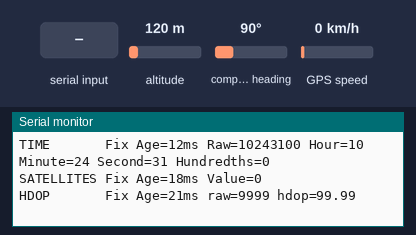
Recording of a sketch running on a simulated ESP32. On the bench: the last lines printed to the serial monitor. The inputs (shaded band) are chosen by the test bench; at power-on: altitude 120 m, compass heading 90°, GPS speed 0 km/h. The GPS gets a fix after 3 s at 37.7749, -122.4194 with 8 satellites.

Above: at 1.2 s.
1.3 s: altitude set to 20 m
At 2.8 s:
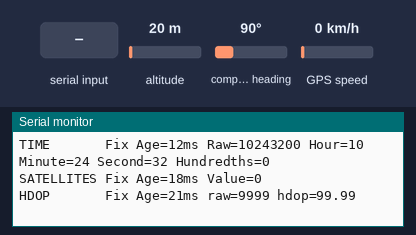
4.5 s: "1" received over the second serial link
At 5.8 s:
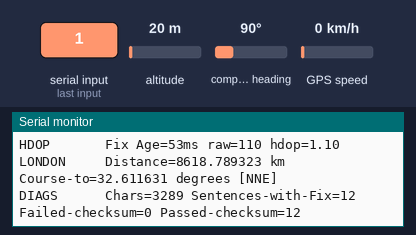
6.5 s: compass heading set to 7°
At 7.8 s:
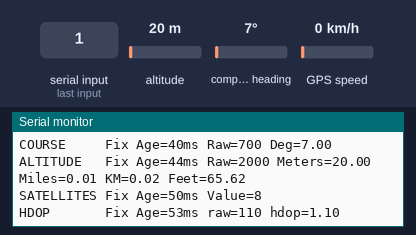
8.0 s: GPS speed set to 2 km/h
At 8.8 s:
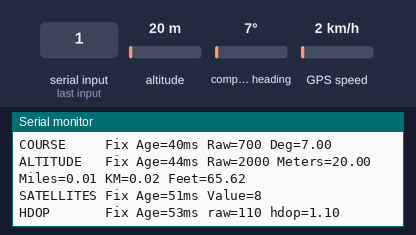
9.5 s: "0" received over the second serial link
At 10.8 s:
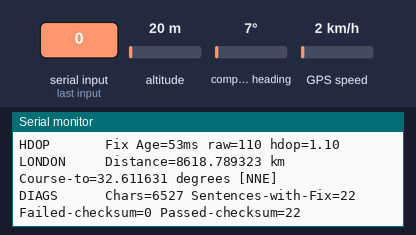
Timing chart, 0 to 12.0 s (numbered marks = the images above; inputs shaded):
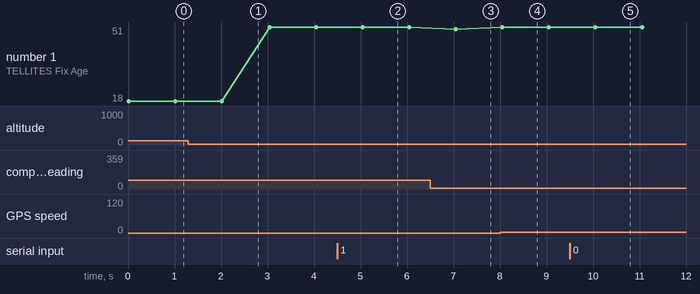

Measured:
- after the input at 4.5 s, the serial monitor: prints a new line after 0.56 s (image 2)
- after the input at 6.5 s, the serial monitor: prints a new line after 0.54 s (image 3)
- after the input at 8.0 s, the serial monitor: prints a new line at once (image 4)
- after the input at 9.5 s, the serial monitor: prints a new line after 0.57 s (image 5)
- plotted number 1: 51 → 50 after the input at 6.5 s

The sketch:

U032.ino
```cpp
// A GPS unit that integrates a AT6558 navigation chip and a MAX2659 amplification chip.
// - https://docs.m5stack.com/en/unit/gps
// - https://github.com/Tinyu-Zhao/TinyGPSPlus-ESP32

// GROVE PORT (UNIVERSAL):
// 1 GPIO1, TWI(SCL), UART(RX)
// 2 GPIO2, TWI(SDA), UART(TX)
// 3 +5V
// 4 GND

//-------------------------------------------------------------------
#include "TinyGPSPlus.h"

//-------------------------------------------------------------------
const int PIN_UART1_RX = 1;
const int PIN_UART1_TX = 2;

TinyGPSPlus gps;

unsigned long timestamp = 0;

//-------------------------------------------------------------------
void setup(void)
{
  Serial.begin(115200);

  Serial1.begin(9600, SERIAL_8N1, PIN_UART1_RX, PIN_UART1_TX);
}

//-------------------------------------------------------------------
void loop(void)
{
  while (Serial1.available() > 0) {
    gps.encode(Serial1.read());
  }

  if (gps.location.isUpdated()) {
    Serial.print("LOCATION   Fix Age=");
    Serial.print(gps.location.age());
    Serial.print("ms Raw Lat=");
    Serial.print(gps.location.rawLat().negative ? "-" : "+");
    Serial.print(gps.location.rawLat().deg);
    Serial.print("[+");
    Serial.print(gps.location.rawLat().billionths);
    Serial.print(" billionths],  Raw Long=");
    Serial.print(gps.location.rawLng().negative ? "-" : "+");
    Serial.print(gps.location.rawLng().deg);
    Serial.print("[+");
    Serial.print(gps.location.rawLng().billionths);
    Serial.print(" billionths],  Lat=");
    Serial.print(gps.location.lat(), 6);
    Serial.print(" Long=");
    Serial.println(gps.location.lng(), 6);
  }

  else if (gps.date.isUpdated()) {
    Serial.print("DATE       Fix Age=");
    Serial.print(gps.date.age());
    Serial.print("ms Raw=");
    Serial.print(gps.date.value());
    Serial.print(" Year=");
    Serial.print(gps.date.year());
    Serial.print(" Month=");
    Serial.print(gps.date.month());
    Serial.print(" Day=");
    Serial.println(gps.date.day());
  }

  else if (gps.time.isUpdated()) {
    Serial.print("TIME       Fix Age=");
    Serial.print(gps.time.age());
    Serial.print("ms Raw=");
    Serial.print(gps.time.value());
    Serial.print(" Hour=");
    Serial.print(gps.time.hour());
    Serial.print(" Minute=");
    Serial.print(gps.time.minute());
    Serial.print(" Second=");
    Serial.print(gps.time.second());
    Serial.print(" Hundredths=");
    Serial.println(gps.time.centisecond());
  }

  else if (gps.speed.isUpdated()) {
    Serial.print("SPEED      Fix Age=");
    Serial.print(gps.speed.age());
    Serial.print("ms Raw=");
    Serial.print(gps.speed.value());
    Serial.print(" Knots=");
    Serial.print(gps.speed.knots());
    Serial.print(" MPH=");
    Serial.print(gps.speed.mph());
    Serial.print(" m/s=");
    Serial.print(gps.speed.mps());
    Serial.print(" km/h=");
    Serial.println(gps.speed.kmph());
  }

  else if (gps.course.isUpdated()) {
    Serial.print("COURSE     Fix Age=");
    Serial.print(gps.course.age());
    Serial.print("ms Raw=");
    Serial.print(gps.course.value());
    Serial.print(" Deg=");
    Serial.println(gps.course.deg());
  }

  else if (gps.altitude.isUpdated()) {
    Serial.print("ALTITUDE   Fix Age=");
    Serial.print(gps.altitude.age());
    Serial.print("ms Raw=");
    Serial.print(gps.altitude.value());
    Serial.print(" Meters=");
    Serial.print(gps.altitude.meters());
    Serial.print(" Miles=");
    Serial.print(gps.altitude.miles());
    Serial.print(" KM=");
    Serial.print(gps.altitude.kilometers());
    Serial.print(" Feet=");
    Serial.println(gps.altitude.feet());
  }

  else if (gps.satellites.isUpdated()) {
    Serial.print("SATELLITES Fix Age=");
    Serial.print(gps.satellites.age());
    Serial.print("ms Value=");
    Serial.println(gps.satellites.value());
  }

  else if (gps.hdop.isUpdated()) {
    Serial.print("HDOP       Fix Age=");
    Serial.print(gps.hdop.age());
    Serial.print("ms raw=");
    Serial.print(gps.hdop.value());
    Serial.print(" hdop=");
    Serial.println(gps.hdop.hdop());
  }

  else if ((millis() - timestamp) > 5000) {
    timestamp = millis();

    Serial.println();
    if (gps.location.isValid()) {
      static const double LONDON_LAT = 51.508131, LONDON_LON = -0.128002;
      double distanceToLondon =
        TinyGPSPlus::distanceBetween(
          gps.location.lat(),
          gps.location.lng(),
          LONDON_LAT,
          LONDON_LON);
      double courseToLondon =
        TinyGPSPlus::courseTo(
          gps.location.lat(),
          gps.location.lng(),
          LONDON_LAT,
          LONDON_LON);

      Serial.print("LONDON     Distance=");
      Serial.print(distanceToLondon / 1000, 6);
      Serial.print(" km Course-to=");
      Serial.print(courseToLondon, 6);
      Serial.print(" degrees [");
      Serial.print(TinyGPSPlus::cardinal(courseToLondon));
      Serial.println("]");
    }

    Serial.print("DIAGS      Chars=");
    Serial.print(gps.charsProcessed());
    Serial.print(" Sentences-with-Fix=");
    Serial.print(gps.sentencesWithFix());
    Serial.print(" Failed-checksum=");
    Serial.print(gps.failedChecksum());
    Serial.print(" Passed-checksum=");
    Serial.println(gps.passedChecksum());

    if (gps.charsProcessed() < 10) {
      Serial.println("WARNING: No GPS data.  Check wiring.");
    }

    Serial.println();
  }
}
```
